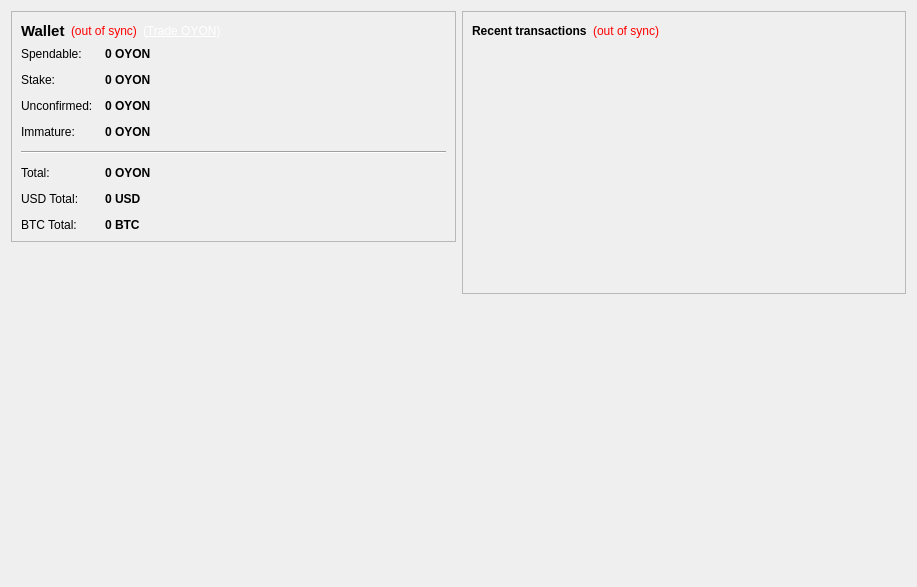
<?xml version="1.0" encoding="UTF-8"?>
<ui version="4.0">
 <class>OverviewPage</class>
 <widget class="QWidget" name="OverviewPage">
  <property name="geometry">
   <rect>
    <x>0</x>
    <y>0</y>
    <width>917</width>
    <height>587</height>
   </rect>
  </property>
  <property name="windowTitle">
   <string>Form</string>
  </property>
  <layout class="QHBoxLayout" name="horizontalLayout" stretch="1,1">
   <item>
    <layout class="QVBoxLayout" name="verticalLayout_2">
     <item>
      <widget class="QFrame" name="frame">
       <property name="frameShape">
        <enum>QFrame::StyledPanel</enum>
       </property>
       <property name="frameShadow">
        <enum>QFrame::Raised</enum>
       </property>
       <layout class="QVBoxLayout" name="verticalLayout_4">
        <item>
         <layout class="QHBoxLayout" name="horizontalLayout_4">
          <item>
           <widget class="QLabel" name="label_5">
            <property name="font">
             <font>
              <pointsize>11</pointsize>
              <weight>75</weight>
              <bold>true</bold>
             </font>
            </property>
            <property name="text">
             <string>Wallet</string>
            </property>
           </widget>
          </item>
          <item>
           <widget class="QLabel" name="labelWalletStatus">
            <property name="toolTip">
             <string>The displayed information may be out of date. Your wallet automatically synchronizes with the Oyoncoin network after a connection is established, but this process has not completed yet.</string>
            </property>
            <property name="styleSheet">
             <string notr="true">QLabel { color: red; }</string>
            </property>
            <property name="text">
             <string notr="true">(out of sync)</string>
            </property>
            <property name="alignment">
             <set>Qt::AlignLeading|Qt::AlignLeft|Qt::AlignVCenter</set>
            </property>
           </widget>
          </item>
          <item>
           <widget class="QLabel" name="labelTradeLink">
            <property name="cursor">
             <cursorShape>PointingHandCursor</cursorShape>
            </property>
            <property name="text">
             <string>&lt;div style=&quot;color: #fff;&quot;&gt;(&lt;a href=&quot;https://www.cryptopia.co.nz/Exchange/?market=OYON_BTC&quot; style=&quot;color: #fff;&quot;&gt;Trade OYON&lt;/a&gt;)&lt;/div&gt;</string>
            </property>
            <property name="openExternalLinks">
             <bool>true</bool>
            </property>
           </widget>
          </item>
          <item>
           <spacer name="horizontalSpacer_2">
            <property name="orientation">
             <enum>Qt::Horizontal</enum>
            </property>
            <property name="sizeHint" stdset="0">
             <size>
              <width>40</width>
              <height>20</height>
             </size>
            </property>
           </spacer>
          </item>
         </layout>
        </item>
        <item>
         <layout class="QFormLayout" name="formLayout_2">
          <property name="fieldGrowthPolicy">
           <enum>QFormLayout::AllNonFixedFieldsGrow</enum>
          </property>
          <property name="horizontalSpacing">
           <number>12</number>
          </property>
          <property name="verticalSpacing">
           <number>12</number>
          </property>
          <item row="0" column="0">
           <widget class="QLabel" name="label">
            <property name="text">
             <string>Spendable:</string>
            </property>
           </widget>
          </item>
          <item row="0" column="1">
           <widget class="QLabel" name="labelBalance">
            <property name="font">
             <font>
              <weight>75</weight>
              <bold>true</bold>
             </font>
            </property>
            <property name="cursor">
             <cursorShape>IBeamCursor</cursorShape>
            </property>
            <property name="toolTip">
             <string>Your current spendable balance</string>
            </property>
            <property name="text">
             <string notr="true">0 OYON</string>
            </property>
            <property name="textInteractionFlags">
             <set>Qt::LinksAccessibleByMouse|Qt::TextSelectableByKeyboard|Qt::TextSelectableByMouse</set>
            </property>
           </widget>
          </item>
          <item row="1" column="0">
           <widget class="QLabel" name="label_6">
            <property name="text">
             <string>Stake:</string>
            </property>
           </widget>
          </item>
          <item row="1" column="1">
           <widget class="QLabel" name="labelStake">
            <property name="font">
             <font>
              <weight>75</weight>
              <bold>true</bold>
             </font>
            </property>
            <property name="cursor">
             <cursorShape>IBeamCursor</cursorShape>
            </property>
            <property name="toolTip">
             <string>Total of coins that was staked, and do not yet count toward the current balance</string>
            </property>
            <property name="text">
             <string notr="true">0 OYON</string>
            </property>
            <property name="textInteractionFlags">
             <set>Qt::LinksAccessibleByMouse|Qt::TextSelectableByKeyboard|Qt::TextSelectableByMouse</set>
            </property>
           </widget>
          </item>
          <item row="2" column="0">
           <widget class="QLabel" name="label_3">
            <property name="text">
             <string>Unconfirmed:</string>
            </property>
           </widget>
          </item>
          <item row="2" column="1">
           <widget class="QLabel" name="labelUnconfirmed">
            <property name="font">
             <font>
              <weight>75</weight>
              <bold>true</bold>
             </font>
            </property>
            <property name="cursor">
             <cursorShape>IBeamCursor</cursorShape>
            </property>
            <property name="toolTip">
             <string>Total of transactions that have yet to be confirmed, and do not yet count toward the current balance</string>
            </property>
            <property name="text">
             <string notr="true">0 OYON</string>
            </property>
            <property name="textInteractionFlags">
             <set>Qt::LinksAccessibleByMouse|Qt::TextSelectableByKeyboard|Qt::TextSelectableByMouse</set>
            </property>
           </widget>
          </item>
          <item row="3" column="0">
           <widget class="QLabel" name="labelImmatureText">
            <property name="text">
             <string>Immature:</string>
            </property>
           </widget>
          </item>
          <item row="3" column="1">
           <widget class="QLabel" name="labelImmature">
            <property name="font">
             <font>
              <weight>75</weight>
              <bold>true</bold>
             </font>
            </property>
            <property name="toolTip">
             <string>Mined balance that has not yet matured</string>
            </property>
            <property name="text">
             <string notr="true">0 OYON</string>
            </property>
            <property name="textInteractionFlags">
             <set>Qt::LinksAccessibleByMouse|Qt::TextSelectableByKeyboard|Qt::TextSelectableByMouse</set>
            </property>
           </widget>
          </item>
          <item row="4" column="0" colspan="2">
           <widget class="Line" name="line">
            <property name="orientation">
             <enum>Qt::Horizontal</enum>
            </property>
           </widget>
          </item>
          <item row="5" column="0">
           <widget class="QLabel" name="labelTotalText">
            <property name="text">
             <string>Total:</string>
            </property>
           </widget>
          </item>
          <item row="5" column="1">
           <widget class="QLabel" name="labelTotal">
            <property name="font">
             <font>
              <weight>75</weight>
              <bold>true</bold>
             </font>
            </property>
            <property name="cursor">
             <cursorShape>IBeamCursor</cursorShape>
            </property>
            <property name="toolTip">
             <string>Your current total balance</string>
            </property>
            <property name="text">
             <string notr="true">0 OYON</string>
            </property>
            <property name="textInteractionFlags">
             <set>Qt::LinksAccessibleByMouse|Qt::TextSelectableByKeyboard|Qt::TextSelectableByMouse</set>
            </property>
           </widget>
          </item>
          <item row="6" column="0">
           <widget class="QLabel" name="label_7">
            <property name="text">
             <string>USD Total:</string>
            </property>
           </widget>
          </item>
          <item row="6" column="1">
           <widget class="QLabel" name="labelUSDTotal">
            <property name="font">
             <font>
              <weight>75</weight>
              <bold>true</bold>
             </font>
            </property>
            <property name="cursor">
             <cursorShape>IBeamCursor</cursorShape>
            </property>
            <property name="toolTip">
             <string>Your current total balance in USD, Rate is not updated often</string>
            </property>
            <property name="text">
             <string>0 USD</string>
            </property>
           </widget>
          </item>
          <item row="7" column="0">
           <widget class="QLabel" name="label_9">
            <property name="text">
             <string>BTC Total:</string>
            </property>
           </widget>
          </item>
          <item row="7" column="1">
           <widget class="QLabel" name="labelBTCTotal">
            <property name="font">
             <font>
              <weight>75</weight>
              <bold>true</bold>
             </font>
            </property>
            <property name="cursor">
             <cursorShape>IBeamCursor</cursorShape>
            </property>
            <property name="toolTip">
             <string>Your current total balance in BTC, Rate is not updated often</string>
            </property>
            <property name="text">
             <string>0 BTC</string>
            </property>
           </widget>
          </item>
         </layout>
        </item>
       </layout>
      </widget>
     </item>
     <item>
      <spacer name="verticalSpacer">
       <property name="orientation">
        <enum>Qt::Vertical</enum>
       </property>
       <property name="sizeHint" stdset="0">
        <size>
         <width>20</width>
         <height>40</height>
        </size>
       </property>
      </spacer>
     </item>
     <item>
      <widget class="QLabel" name="label_2">
       <property name="text">
        <string/>
       </property>
       <property name="pixmap">
        <pixmap resource="../bitcoin.qrc">:/icons/oyoncoin</pixmap>
       </property>
      </widget>
     </item>
    </layout>
   </item>
   <item>
    <layout class="QVBoxLayout" name="verticalLayout_3">
     <item>
      <widget class="QFrame" name="frame_2">
       <property name="frameShape">
        <enum>QFrame::StyledPanel</enum>
       </property>
       <property name="frameShadow">
        <enum>QFrame::Raised</enum>
       </property>
       <layout class="QVBoxLayout" name="verticalLayout">
        <item>
         <layout class="QHBoxLayout" name="horizontalLayout_2">
          <item>
           <widget class="QLabel" name="label_4">
            <property name="text">
             <string>&lt;b&gt;Recent transactions&lt;/b&gt;</string>
            </property>
           </widget>
          </item>
          <item>
           <widget class="QLabel" name="labelTransactionsStatus">
            <property name="toolTip">
             <string>The displayed information may be out of date. Your wallet automatically synchronizes with the Oyoncoin network after a connection is established, but this process has not completed yet.</string>
            </property>
            <property name="styleSheet">
             <string notr="true">QLabel { color: red; }</string>
            </property>
            <property name="text">
             <string notr="true">(out of sync)</string>
            </property>
            <property name="alignment">
             <set>Qt::AlignRight|Qt::AlignTrailing|Qt::AlignVCenter</set>
            </property>
           </widget>
          </item>
          <item>
           <spacer name="horizontalSpacer">
            <property name="orientation">
             <enum>Qt::Horizontal</enum>
            </property>
            <property name="sizeHint" stdset="0">
             <size>
              <width>40</width>
              <height>20</height>
             </size>
            </property>
           </spacer>
          </item>
         </layout>
        </item>
        <item>
         <widget class="QListView" name="listTransactions">
          <property name="styleSheet">
           <string notr="true">QListView { background: transparent; }</string>
          </property>
          <property name="frameShape">
           <enum>QFrame::NoFrame</enum>
          </property>
          <property name="verticalScrollBarPolicy">
           <enum>Qt::ScrollBarAlwaysOff</enum>
          </property>
          <property name="horizontalScrollBarPolicy">
           <enum>Qt::ScrollBarAlwaysOff</enum>
          </property>
          <property name="selectionMode">
           <enum>QAbstractItemView::NoSelection</enum>
          </property>
         </widget>
        </item>
       </layout>
      </widget>
     </item>
     <item>
      <spacer name="verticalSpacer_2">
       <property name="orientation">
        <enum>Qt::Vertical</enum>
       </property>
       <property name="sizeHint" stdset="0">
        <size>
         <width>20</width>
         <height>40</height>
        </size>
       </property>
      </spacer>
     </item>
    </layout>
   </item>
  </layout>
 </widget>
 <resources>
  <include location="../bitcoin.qrc"/>
 </resources>
 <connections/>
</ui>
